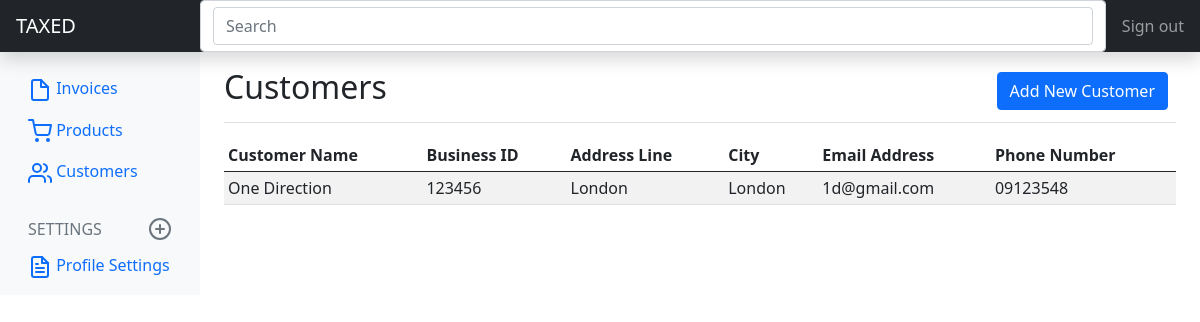
The page /invoice/customer/ (signed in) on the database its author committed.
### invoice/models.py (models this page shows, shortened)
class Customer(models.Model):
    name = models.CharField(max_length=200, null=True, blank=True)
    address = models.CharField(max_length=200, null=True, blank=True)
    business_id = models.CharField(blank = True, max_length=100, null=True)
    postal_code = models.CharField(max_length=10, null=True, blank=True)
    city = models.CharField(max_length=100, null=True, blank=True)
    telephone = models.CharField(max_length=100, null=True, blank=True)
    email = models.EmailField(unique=True, null=True)
    user = models.ForeignKey(User, null=True, on_delete=models.SET_NULL)
    uniqueId = models.CharField(blank = True, max_length=100, null=True)
    slug = models.SlugField(max_length=500, unique=True, blank=True, null=True)
    updated = models.DateTimeField()
    created = models.DateTimeField()
    class Meta:
        ordering = ['-updated', '-created']

### invoice/views.py (the view, shortened to what this page needs)
# urls.py: path('customer/', views.customer, name="customer"),
@login_required
def customer(request):
    user = User.objects.get(id = request.user.id)
    customers = user.customer_set.all()
    if request.method != "POST":
        form = CustomerForm()
    context = {'customers': customers, 'form': form}
    return render(request, 'invoice/customer.html', context)

### invoice/forms.py
class CustomerForm(forms.ModelForm):
    class Meta:
        model = Customer
        fields = ['name', 'address', 'business_id',
                  'postal_code', 'city', 'telephone', 'email']

### invoice/templates/invoice/customer.html (shortened to what this page needs)
{% extends 'base.html' %}
{% load static %}
{% block css %}
<link href="{% static 'styles/bootstrap.min.css' %}" rel="stylesheet">
{% endblock css %}
{% block content %}
  <div class="d-flex justify-content-between flex-wrap flex-md-nowrap align-items-center pt-3 pb-2 mb-3 border-bottom">
    <h1 class="h2">Customers</h1>
    <div class="btn-toolbar mb-2 mb-md-0">
      <div class="btn-group me-2">
        <button data-bs-target="#addClientModal" type="button" class="btn btn-primary" data-bs-toggle="modal">Add New Customer</button>
      </div>
    </div>
  </div>
  {% if customers|length > 0 %}
  <div class="table-responsive">
    <table class="table table-striped table-sm">
      <thead>
        <tr>
          <th scope="col">Customer Name</th>
          <th scope="col">Business ID</th>
          <th scope="col">Address Line</th>
          <th scope="col">City</th>
          <th scope="col">Email Address</th>
          <th scope="col">Phone Number</th>
        </tr>
      </thead>
      <tbody>
        {% for customer in customers %}
      <tr>
        <td>{{customer.name}}</td>
        <td>{{customer.business_id}}</td>
        <td>{{customer.address}}</td>
        <td>{{customer.city}}</td>
        <td>{{customer.email}}</td>
        <td>{{customer.telephone}}</td>
      </tr>
        {% endfor %}
      </tbody>
    </table>
  </div>
  {% endif %}
{% endblock content %}

### rows shown on the page
Customer: name "One Direction", business_id "123456", address "London", city "London", email "1d@gmail.com", telephone "09123548"
